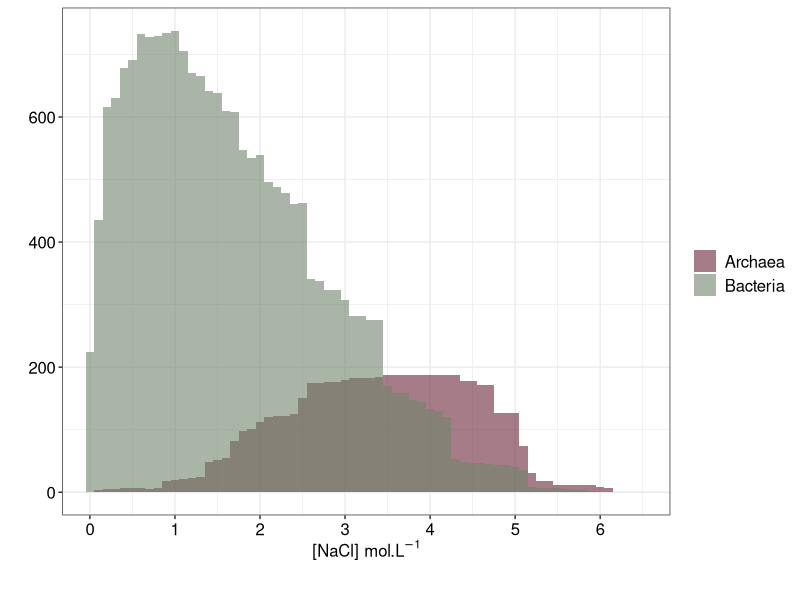
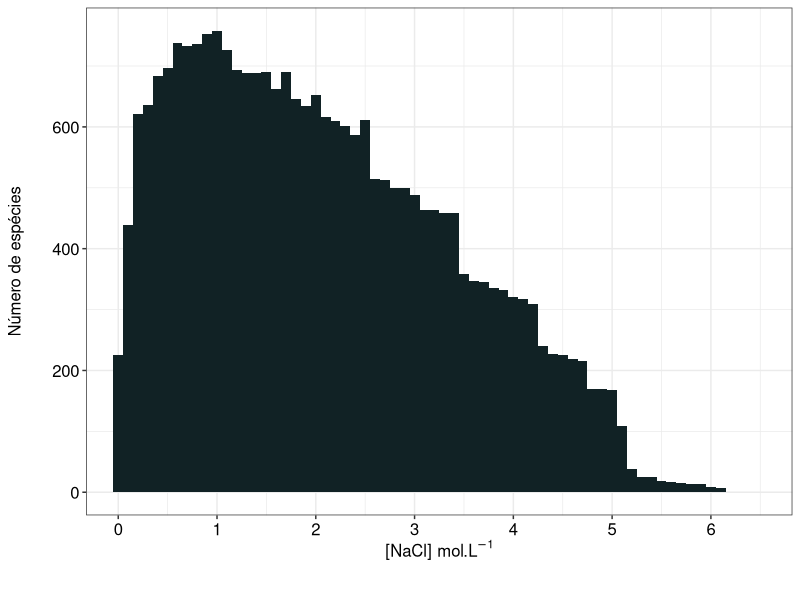
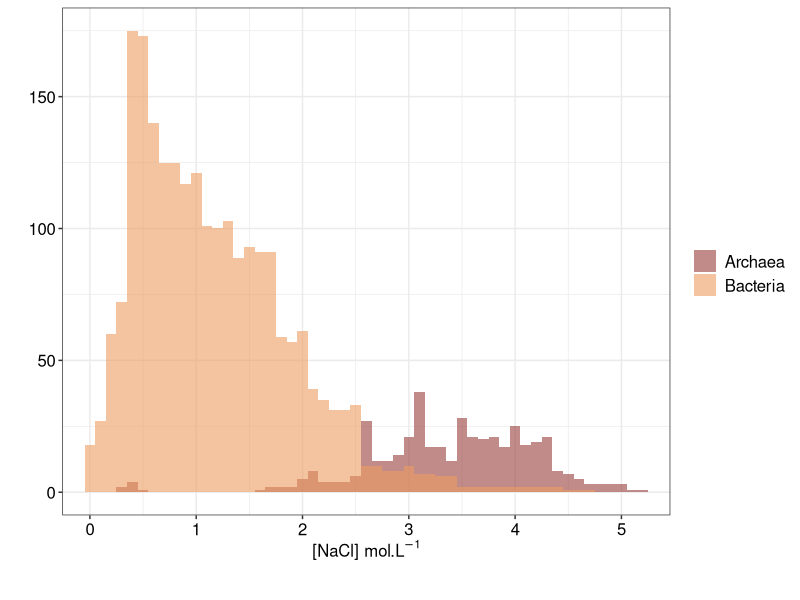
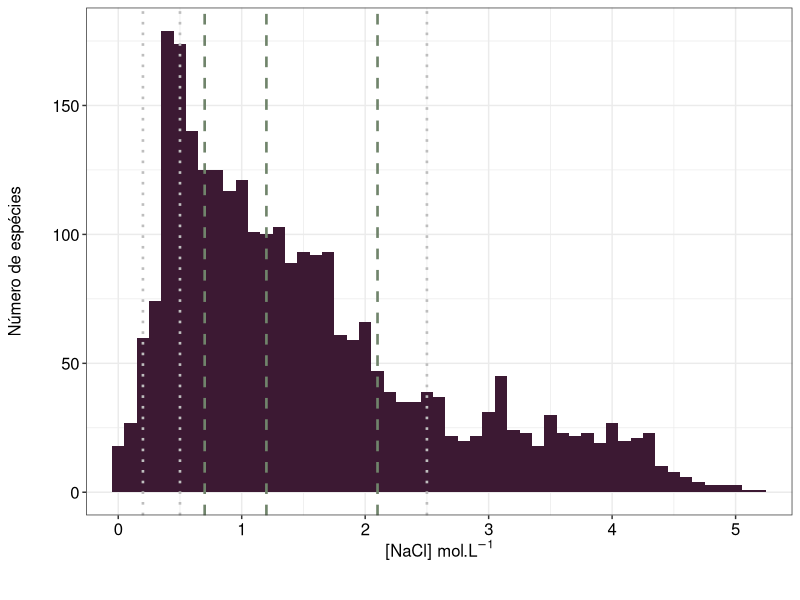
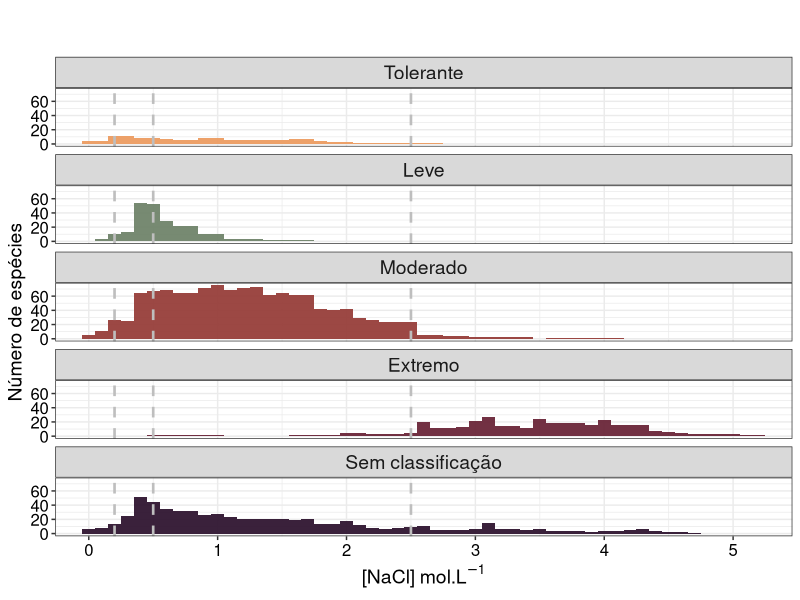
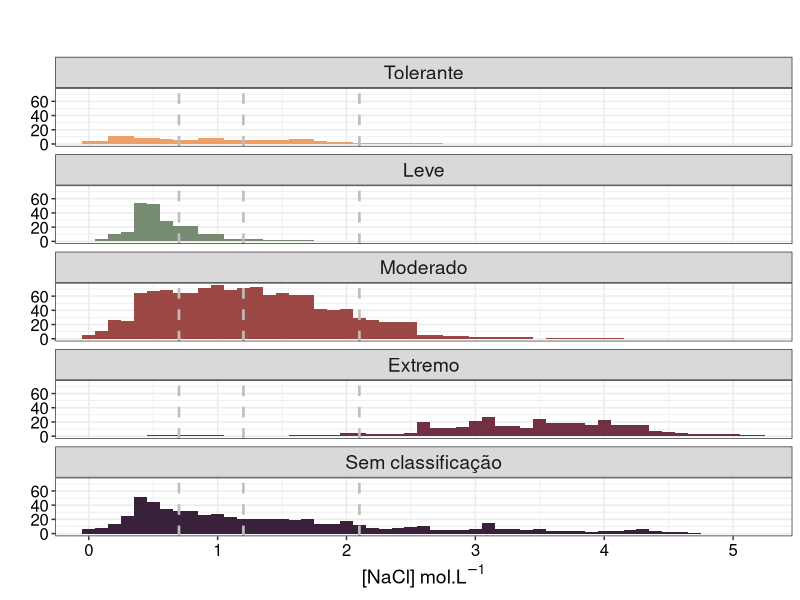
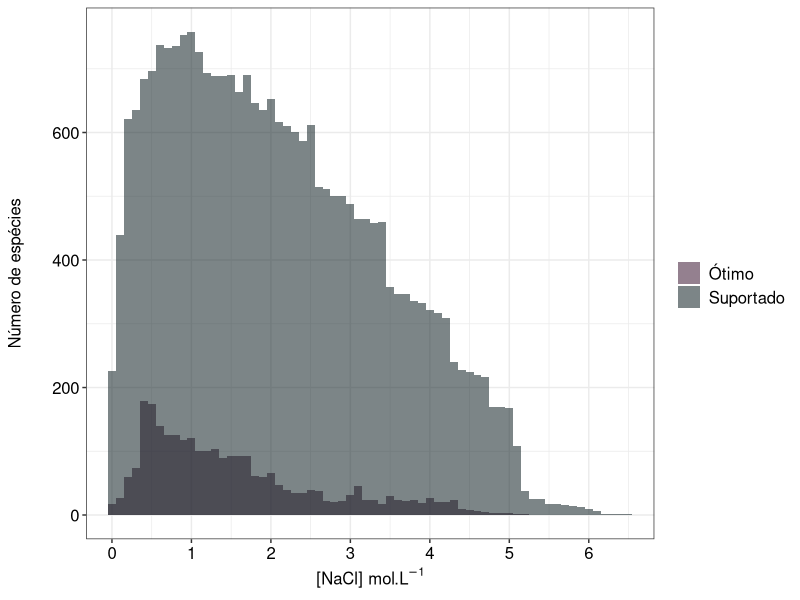
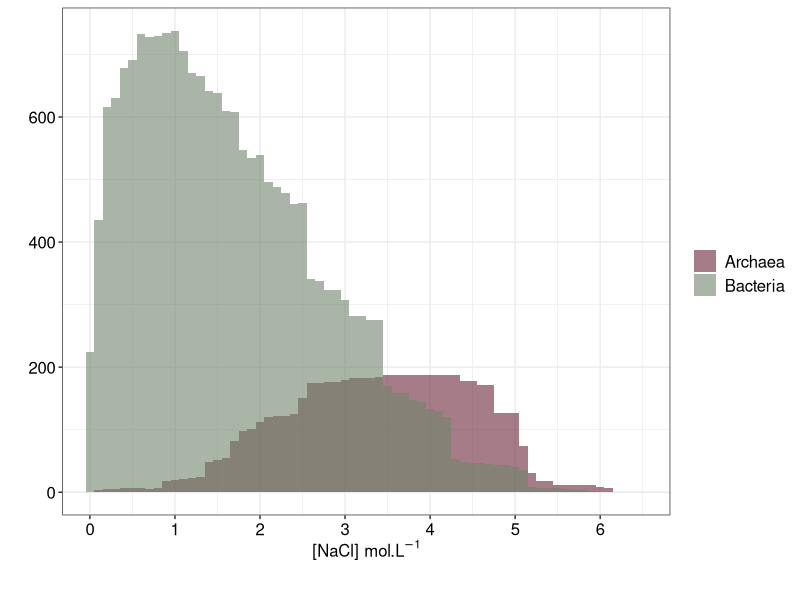

Reproduce these figures in R, in order. (Note: this script raises an error after producing the figures.)
#Código em R para analizar levantamento de dados sobre halófilos. Foram procurados papers com a termo "halophilic", coloquei na tabela nome da espécie, domínio (representado por A=Archea, B=Bacteria, E=Eukarya),
#mínimo da concentração ótima, máximo da concentração ótima, mínimo da concentração suportada, máximo da concentração suportada, como ela é classificada (extreme, slight,moderate)
#meio de cultura, referência do paper. A ideia é ver a distribuição: quantos bixos sobrevivem/tem ótimo em cera quantidade.
#Escrito em JULHO/2019 para doutorado


#**********PACOTES E BIBLIOTECAS*********
install.packages("ggplot2") #Linha necessária apenas se não tiver pacote instalado
library(ggplot2)
install.packages('plyr')
library(plyr)

#lê as duas tabelas, coloca em objetos no R
sup <- read.table("halo_sup.tsv", sep="", dec=".", header=TRUE, na.strings="NA") #lê tabela de concentração suportada
opt <- read.table("halo_opt.tsv", sep="", dec=".", header=TRUE, na.strings="NA") #lê tabela de concentração ótima

halo_sup <- na.omit(sup) #tira linhas com valores nulos
halo_opt <- na.omit(opt)


#*********** SUPORTADO **********

dom_sup <- as.vector(halo_sup[,2]) #cria um vetor de dominios correspondentes
dom_sup <- as.character(dom_sup) #transforam em vetor de character, pra depois na tabela ficar no formato certo

class_sup <- as.vector(halo_sup[,5])
class_sup <- as.character(class_sup)


valor_max_sup <- max(halo_sup[,4]) #dá o valor máximo de concentração


name_sup <- c(mode="character") #vetor emparelhado do graf_sup com os dominios de cada concentração no graf_sup
graf_sup <- c() #vetor que vai ser usado para fazer histograma
clas_sup <- c(mode="character")



concent_sup <- seq(0, valor_max_sup, 0.1) #posição dado por i. Vetor com o valor das concentrações, passo a passo. 0.01 porque é a precisão dos dados, então não perco nenhum
#contador <- vector(mode="integer", length=length(concent)) # Vetor com os contadores associados a cada concentração, então contador[i] tem a quantidade de bichos que sobrevivem na concentração concent[i]

for (n in seq_along(halo_sup[,4])){    #pega cada bicho
    for (i in seq_along(concent_sup)){  #testa cada concentração
        if (concent_sup[i] >= halo_sup[n,3] && concent_sup[i] <= halo_sup[n,4]){   #se a concentração testada está dentro dos limites do bicho, adiciona esse bicho no número de bichos que pode viver naquela condição
            #contador[i]=contador[i]+1
            graf_sup <- append(graf_sup, concent_sup[i], after=length(graf_sup))  #coloca valor de concentração no vetor do histograma. Coloca toda vez que valor está dentro do intervalo do bicho.
            name_sup <- append(name_sup, dom_sup[n], after=length(name_sup))  #para cada concentração no vetor do histograma, coloca o dominio daquele bicho no mesmo lugar no vetor name
            clas_sup <- append(clas_sup, class_sup[n], after=length(clas_sup)) #assim como name_sup, mas coloca a classificação dada pelo autor
            }
        }
    }

graf_sup <- as.numeric(graf_sup)
name_sup <- name_sup[-1] #name[1] por algum motivo bizonho era 'mode "character"', então essa linha retira esse valor, deixando name e graf com o mesmo tamanho
clas_sup <- clas_sup[-1] #
tab_sup <- cbind.data.frame(name_sup, graf_sup, clas_sup)
tab_sup$name_sup <- as.factor(tab_sup$name_sup)
tab_sup$clas_sup <- as.factor(tab_sup$clas_sup)

max(graf_sup)
hist_sup_domain <- ggplot(tab_sup, aes(x=graf_sup, fill=name_sup)) +
     geom_histogram(binwidth=0.1, alpha=0.6, position="identity")+
     labs(x=expression(paste("[NaCl] mol.L"^-{1})), y="", fill="")+
     coord_cartesian(xlim = c(0,6.5))+
     theme_bw()+
     scale_x_continuous(breaks = c(0,1,2,3,4,5,6,7))+
     theme(
     plot.title = element_text(family="", face="bold", size=16, hjust=.5), #hjust coloca título para o centro
     plot.subtitle = element_text(face="bold", size=12, hjust=0.5, colour="dark gray"),
     legend.text = element_text(size = 12),
     axis.text = element_text(colour = "black", size=12),
     axis.title = element_text(size=12),
     axis.title.x = element_text(margin = margin(t = 0, r = 0, b = 20, l = 0)))+
     scale_fill_manual(values=c("#6B2639", "#70846B"), labels=c("Archaea", "Bacteria"))

 hist_sup_domain
 ggsave('hist_sup_domain_count.png', hist_sup_domain, device='png', unit='cm', width = 12, height = 6.5, dpi=300)


 hist_sup_count <- ggplot(tab_sup) +
     geom_histogram(aes(x=graf_sup), binwidth=0.1, fill="#112225")+  #quanto maior alpha, mais opacas as cores
     labs(x=expression(paste("[NaCl] mol.L"^-{1})), y="Número de espécies")+
     coord_cartesian(xlim = c(0,6.5))+
     scale_x_continuous(breaks = c(0,1,2,3,4,5,6))+
     theme_bw()+
     theme(
     plot.title = element_text(family="", face="bold", size=16, hjust=.5), #hjust coloca título para o centro
     plot.subtitle = element_text(face="bold", size=12, hjust=0.5, colour="dark gray"),
     legend.text = element_text(size = 12),
     axis.text = element_text(colour = "black", size=12),
     axis.title = element_text(size=12),
     axis.title.y = element_text(margin = margin(t = 0, r = 20, b = 0, l = 0)),
     axis.title.x = element_text(margin = margin(t = 0, r = 0, b = 20, l = 0)))
 hist_sup_count
 ggsave('hist_sup_count.png', hist_sup_count,  device='png', unit='cm', width = 12, height = 6.5, dpi=300)


#********** ÓTIMAS **********

dom_opt <- as.vector(halo_opt[,2])
dom_opt <- as.character(dom_opt)

class_opt <- as.vector(halo_opt[,5])
class_opt <- as.character(class_opt)


valor_max_opt <- max(halo_opt[,4])


name_opt <- c(mode="character")
graf_opt <- c()
clas_opt <- c(mode="character")


concent_opt <- seq(0, valor_max_opt, 0.1) #posição dado por i. Vetor com o valor das concentrações, passo a passo. 0.01 porque é a precisão dos dados, então não perco nenhum
#contador <- vector(mode="integer", length=length(concent)) # Vetor com os contadores associados a cada concentração, então contador[i] tem a quantidade de bichos que sobrevivem na concentração concent[i]

for (n in seq_along(halo_opt[,4])){    #pega cada bicho
    for (i in seq_along(concent_opt)){  #testa cada concentração
        if (concent_opt[i] >= halo_opt[n,3] && concent_opt[i] <= halo_opt[n,4]){   #se a concentração testada está dentro dos limites do bicho, adiciona esse bicho no número de bichos que pode viver naquela condição
            #contador[i]=contador[i]+1
            graf_opt = append(graf_opt, concent_opt[i], after=length(graf_opt))  #coloca valor de concentração no vetor do histograma. Coloca toda vez que valor está dentro do intervalo do bicho.
            name_opt = append(name_opt, dom_opt[n], after=length(name_opt))  #para cada concentração no vetor do histograma, coloca o dominio daquele bicho no mesmo lugar no vetor name
            clas_opt = append(clas_opt, class_opt[n], after=length(clas_opt)) #assim como name_opt, mas coloca a classificação dada pelo autor
            }
        }
    }

graf_opt <- as.numeric(graf_opt)
name_opt <- name_opt[-1] #name[1] por algum motivo bizonho era 'mode "character"', então essa linha retira esse valor, deixando name e graf com o mesmo tamanho
clas_opt <- clas_opt[-1]
tab_opt <- cbind.data.frame(name_opt, graf_opt, clas_opt)
tab_opt$name_opt <- as.factor(tab_opt$name_opt)
tab_opt$clas_opt <- as.factor(tab_opt$clas_opt)
tab_opt$clas_opt <- factor(tab_opt$clas_opt, levels=c('Tolerant', 'Slight', 'Moderate', 'Extreme', 'No Class'))
tab_opt$clas_opt <- revalue(tab_opt$clas_opt, c('Tolerant'='Tolerante', 'Slight'='Leve', 'Moderate'='Moderado', 'Extreme'='Extremo', 'No Class'='Sem classificação'))


quartil <- quantile(graf_opt, probs = c(0,0.25,0.5,0.75,1))


 #geom_vline(xintercept=0.2, color="darkgray", size=1, linetype="dashed")+
 #geom_vline(xintercept=0.85, color="darkgray", size=1, linetype="dashed")+
 #geom_vline(xintercept=3.4, color="darkgray", size=1, linetype="dashed")+
 #geom_vline(xintercept=5.1, color="darkgray", size=1, linetype="dashed")+
max(graf_opt)

 hist_opt_domain <- ggplot(tab_opt, aes(x=graf_opt, fill=name_opt)) +
      geom_histogram(binwidth=0.1, alpha=0.6, position="identity")+
      labs(x=expression(paste("[NaCl] mol.L"^-{1})), y="", fill="")+
      coord_cartesian(xlim = c(0,5.2))+
      theme_bw()+
      scale_x_continuous(breaks = c(0,1,2,3,4,5))+
      theme(
      plot.title = element_text(family="", face="bold", size=16, hjust=.5), #hjust coloca título para o centro
      plot.subtitle = element_text(face="bold", size=12, hjust=0.5, colour="dark gray"),
      legend.text = element_text(size = 12),
      axis.text = element_text(colour = "black", size=12),
      axis.title = element_text(size=12),
      axis.title.x = element_text(margin = margin(t = 0, r = 0, b = 20, l = 0)))+
      scale_fill_manual(values=c("#973E3A", "#EC9C61"), labels=c("Archaea", "Bacteria"))

  hist_opt_domain
  ggsave('hist_opt_domain_count.png', hist_opt_domain, device='png', unit='cm', width = 12, height = 6.5, dpi=300)


  hist_opt_count <- ggplot(tab_opt) +
      geom_histogram(aes(x=graf_opt), binwidth=0.1, fill="#3C1933")+  #quanto maior alpha, mais opacas as cores
      geom_vline(xintercept=0.2, color="gray", size=.9, linetype="dotted")+
      geom_vline(xintercept=0.5, color="gray", size=.9, linetype="dotted")+
      geom_vline(xintercept=2.5, color="gray", size=.9, linetype="dotted")+
      geom_vline(xintercept=0.7, color="#70846B", size=.9, linetype="dashed")+
      geom_vline(xintercept=1.2, color="#70846B", size=.9, linetype="dashed")+
      geom_vline(xintercept=2.1, color="#70846B", size=.9, linetype="dashed")+
      labs(x=expression(paste("[NaCl] mol.L"^-{1})), y="Número de espécies")+
      coord_cartesian(xlim = c(0,5.2))+
      scale_x_continuous(breaks = c(0,1,2,3,4,5))+
      theme_bw()+
      theme(
      plot.title = element_text(family="", face="bold", size=16, hjust=.5), #hjust coloca título para o centro
      plot.subtitle = element_text(face="bold", size=12, hjust=0.5, colour="dark gray"),
      legend.text = element_text(size = 12),
      axis.text = element_text(colour = "black", size=12),
      axis.title = element_text(size=12),
      axis.title.y = element_text(margin = margin(t = 0, r = 20, b = 0, l = 0)),
      axis.title.x = element_text(margin = margin(t = 0, r = 0, b = 20, l = 0)))
  hist_opt_count
  ggsave('hist_opt_count_2.png', hist_opt_count,  device='png', unit='cm', width = 12, height = 6.5, dpi=300)

hist_opt_class <- ggplot(tab_opt, aes(x=graf_opt, fill=clas_opt)) + # Histograma concentração ótima separado por domínio da vida
    geom_histogram(binwidth=0.1, alpha=0.95, position="identity")+  #quanto maior alpha, mais opacas as cores
    geom_vline(xintercept=0.2, color="gray", size=.9, linetype="dashed")+
    geom_vline(xintercept=0.5, color="gray", size=.9, linetype="dashed")+
    geom_vline(xintercept=2.5, color="gray", size=.9, linetype="dashed")+
    facet_wrap(~clas_opt, dir='v', nrow=5)+
    labs(x=expression(paste("[NaCl] mol.L"^-{1})), y="Número de espécies", fill="Classificação pelos autores", title="", subtitle="")+
    coord_cartesian(xlim = c(0,5.2))+
    scale_x_continuous(breaks = c(0,1,2,3,4,5))+
    #scale_y_continuous(breaks = c(0, 30, 60))+
    theme_bw()+
    theme(legend.position = 'none',
      strip.text = element_text(size=14),
      axis.text = element_text(colour = "black", size=12),
      axis.title = element_text(size=14),
      panel.background=element_rect(fill='transparent', color=NA))+
      scale_fill_manual(values=c('#ec9c61', '#70846b', "#973e3a", "#6b2639", "#301631"))
hist_opt_class
ggsave('hist_opt_class.png', width=20, height=25, unit='cm', dpi=320, bg='transparent')

hist_opt_class_mine <- ggplot(tab_opt, aes(x=graf_opt, fill=clas_opt)) + # Histograma concentração ótima separado por domínio da vida
    geom_histogram(binwidth=0.1, alpha=0.95, position="identity")+  #quanto maior alpha, mais opacas as cores
    geom_vline(xintercept=0.7, color="gray", size=.9, linetype="dashed")+
    geom_vline(xintercept=1.2, color="gray", size=.9, linetype="dashed")+
    geom_vline(xintercept=2.1, color="gray", size=.9, linetype="dashed")+
    facet_wrap(~clas_opt, dir='v', nrow=5)+
    labs(x=expression(paste("[NaCl] mol.L"^-{1})), y="", fill="Classificação pelos autores", title="", subtitle="")+
    coord_cartesian(xlim = c(0,5.2))+
    scale_x_continuous(breaks = c(0,1,2,3,4,5))+
    #scale_y_continuous(breaks = c(0, 30, 60))+
    theme_bw()+
    theme(legend.position = 'none',
      strip.text = element_text(size=14),
      axis.text = element_text(colour = "black", size=12),
      axis.title = element_text(size=14),
      panel.background=element_rect(fill='transparent', color=NA))+
      scale_fill_manual(values=c('#ec9c61', '#70846b', "#973e3a", "#6b2639", "#301631"))
hist_opt_class_mine
ggsave('hist_opt_class_mine.png', width=20, height=25, unit='cm', dpi=320, bg='transparent')



#********** TOTAL = OPT+SUP **********

graf_total <- c(graf_sup, graf_opt)
name_total <- c(name_sup, name_opt)
class_total <- c(class_sup, class_opt)

s <- rep("Suportado", times=length(name_sup)) #cria vetor com Suportado com número de vezes igual ao tamanho dos outros dois vetores
o <- rep("Ótimo", times=length(name_opt))

inter <- c(s, o) #O vetor inter diz se aquela linha corresponde a um ponto do suportado ou do ótimo

tab_total <- cbind.data.frame(name_total, graf_total, inter) #tabela que junta as informações de Domínio, Concentração, ótimo/suportado



hist_total <- ggplot(tab_total, aes(x=graf_total, fill=inter)) +
    geom_histogram(binwidth=0.1, alpha=.55, position="identity")+
    labs(x=expression(paste("[NaCl] mol.L"^-{1})), y="Número de espécies", fill="")+
    coord_cartesian(xlim = c(0,6.5))+
    scale_x_continuous(breaks = c(0,1,2,3,4,5,6))+
    theme_bw()+
    theme(
    plot.title = element_text(family="", face="bold", size=16, hjust=.5), #hjust coloca título para o centro
    plot.subtitle = element_text(face="bold", size=12, hjust=0.5, colour="dark gray"),
    legend.text = element_text(size = 12),
    axis.text = element_text(colour = "black", size=12),
    axis.title = element_text(size=12),
    axis.title.y = element_text(margin = margin(t = 0, r = 20, b = 0, l = 0)))+
    scale_fill_manual(values=c('#3C1933', '#112225'))
hist_total
ggsave('hist_total_mean.png', hist_total,  device='png', unit='cm', width = 12, height = 6.5, dpi=300)

#********** GRID **********
grid_count <- grid.arrange(hist_sup_count, hist_sup_domain,hist_opt_count, hist_opt_domain,hist_total,
                      layout_matrix=matrix(c(1,1,1,2,2,2,2,3,3,3,4,4,4,4,NA,5,5,5,5,5,NA), byrow=TRUE, ncol=7))

ggsave('grid_count.png', grid_count,  device='png', unit='cm', width = 18, height = 27, dpi=300)

grid_class <- grid.arrange(hist_opt_class, hist_opt_class_mine, ncol=2)
